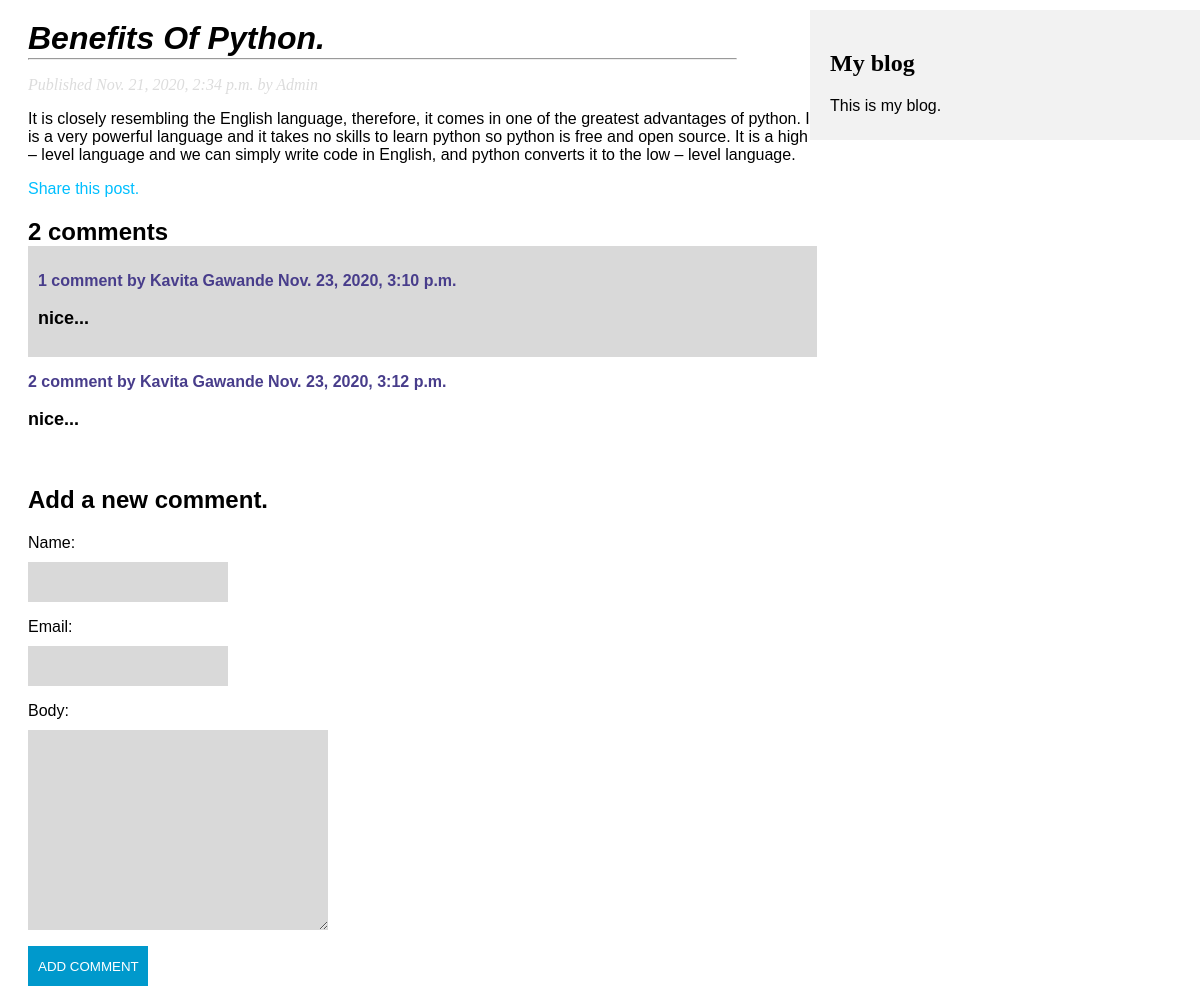
The page /blog/2020/11/21/benefits-of-python/ on the database its author committed.
### blog/models.py (models this page shows, shortened)
class Post(models.Model):
    STATUS_CHOICES	=	(('draft','Draft'),('published','Published'),)
    title = models.CharField(max_length=250)
    slug = models.SlugField(max_length=250,unique_for_date='publish')
    author = models.ForeignKey(User,on_delete=models.CASCADE,related_name='blog_posts')
    body = models.TextField()
    publish = models.DateTimeField(default=timezone.now)
    created = models.DateTimeField(auto_now_add=True)
    updated = models.DateTimeField(auto_now=True)
    status = models.CharField(max_length=10,	choices=STATUS_CHOICES,	default='draft')
    objects = models.Manager()  #The defaultmanager.
    published = PublishedManager()	#Our custom	manager.
    class Meta:
        ordering = ('-publish',)

class Comment(models.Model):
    post = models.ForeignKey(Post,on_delete=models.CASCADE,related_name = 'comments')
    name = models.CharField(max_length=80)
    email = models.EmailField()
    body = models.TextField()
    created = models.DateTimeField(auto_now_add=True)
    updated = models.DateTimeField(auto_now_add=True)
    active = models.BooleanField(default=True)
    class Meta:
        ordering = ('created',)

### blog/views.py (the view)
# urls.py: path('<int:year>/<int:month>/<int:day>/<slug:post>/',views.post_detail ,name ='post_detail'),
def	post_detail(request,year,month,	day,post):
    post = get_object_or_404(Post,	slug=post,
                             status='published',
                             publish__year=year,
                             publish__month=month,
                             publish__day=day)
    comments = post.comments.filter(active=True)
    new_comment = None
    if request.method == 'POST':
        comment_form = CommentForm(data=request.POST)
        if comment_form.is_valid():
            new_comment = comment_form.save(commit=False)
            new_comment.post = post
            new_comment.save()
    else:
        comment_form = CommentForm()
    return render(request,'detail.html',{'post':post,
                                         'comments':comments,
                                         'new_comment':new_comment,
                                         'comment_form':comment_form})

### blog/forms.py
class CommentForm(forms.ModelForm):
    class Meta:
        model = Comment
        fields = ('name','email','body')

### blog/templates/detail.html (shortened to what this page needs)
{% extends	"base.html"	%}
{% block content %}
    <h1 class="main_head">{{post.title}}</h1>
    <hr id="hr">
    <p	class="date">
    Published {{post.publish}}	by {{post.author}}
    </p>
    {{post.body|linebreaks}}
    <p>
        <a class="share_link"	href="{% url "blog:post_share"	post.id	%}">
        Share this post.
        </a>
    </p>
    {% with comments.count	as total_comments %}
        <h2>
            {{total_comments}} comment{{total_comments|pluralize}}
        </h2>
    {% endwith %}
    {% for comment	in	comments %}
        <div class="comment">
            <p	class="info">
                {{forloop.counter}}	 comment by {{comment.name}}
                {{comment.created}}
            </p>
            {{comment.body|linebreaks}}
        </div>
    {% empty %}
        <p>No comments yet.</p>
    {% endfor %}
    {%	if	new_comment	%}
        <h2>Your comment has been added.</h2>
    {% else %}
        <h2>Add a new comment.</h2>
        <form action="." method="post">
            {{comment_form.as_p}}
            <p><input class="btn" type="submit" value="ADD COMMENT"></p>
        </form>
    {% endif %}
{% endblock	%}

### blog/static/blog.css (style rules this page uses)
.main_head { font-style:italic; font-family: sans-serif; margin-top: 20px; }
#hr { margin-inline-end: 80px; margin-top: -20px; }
.date { color: gainsboro; font-style: italic; font-family: auto; }
.share_link { text-decoration:none; color:#00BFFF; style:bold; }
#id_name, #id_email, #id_to { background-color:#D9D9D9; display: block; height: 40; width: 200; border-style: none; margin: 10px 0px; }
#id_comments, #id_body { background-color:#D9D9D9; display: block; height: 200; width: 300; border-style: none; margin: 10px 0px; }
.btn { background-color:#0099CC; border-style:hidden; height:40px; width:120px; color:#fff; padding:10px; }
.comment:nth-child(odd) { background-color: #D9D9D9; margin-top: -20px; padding: 10px; }
.info { font-weight: bold; color: darkslateblue; }
.comment p:nth-child(even) { font-size: large; font-weight: bold; }

### rows shown on the page
Post: title "Benefits Of Python.", publish "Nov. 21, 2020, 2:34 p.m.", author "Admin", body "It is closely resembling the English language, therefore, it comes in one of the greatest advantages of python. It is a very powerful language and it takes no skills to learn python so python is free and open source. It is a high – level language and we can simply write code in English, and python converts it to the low – level language."
Comment: name "Kavita Gawande", created "Nov. 23, 2020, 3:10 p.m.", body "nice..."
Comment: name "Kavita Gawande", created "Nov. 23, 2020, 3:12 p.m.", body "nice..."

### other values the page prints
{{ total_comments }} "2"
